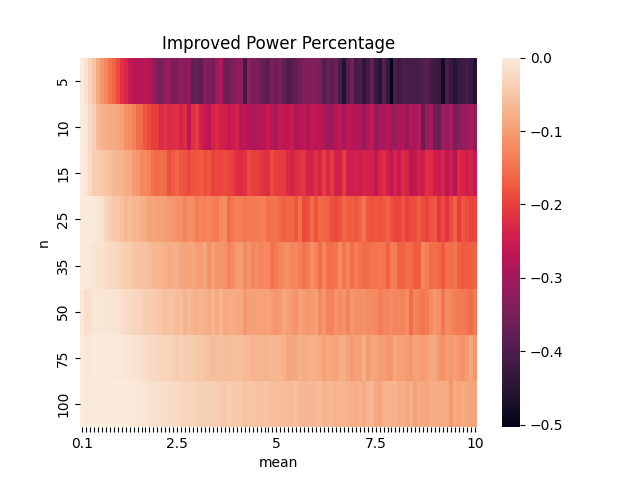

Write the Python code that produced this figure.
import numpy as np
import pandas as pd
import seaborn as sns

n=100
uncondata=np.mat(pd.read_excel("power_model_C.xlsx",sheet_name='uncondata',header=None))
condata=np.mat(pd.read_excel("power_model_C.xlsx",sheet_name='condata',header=None))
power_improved=(uncondata-condata)/uncondata

sqrtalpha=[0.1*(i+1) for i in range(100)]
ns=[5,10,15,25,35,50,75,100]
xticks=['' for i in range(100)]
xticks[0]=0.1
xticks[24]=2.5
xticks[49]=5
xticks[74]=7.5
xticks[99]=10

ax=sns.heatmap(power_improved,xticklabels=xticks,yticklabels=ns)
ax.set_title('Improved Power Percentage')
ax.set_xlabel('mean')
ax.set_ylabel('n')
figure=ax.get_figure()
figure.savefig('heatmap.png')

